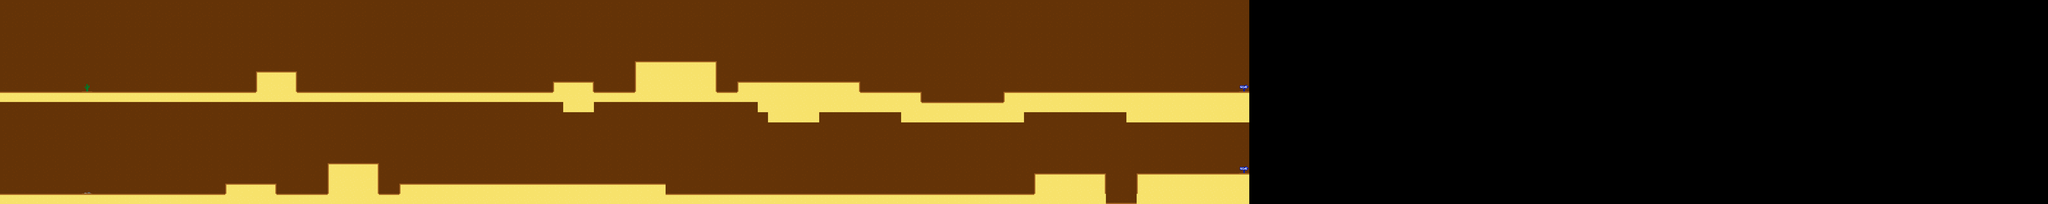

A level layout from a 2D game, rendered from its tile map. Below: a short description, then the map file with tile-grid data replaced by summaries:
An orthogonal 200x20 tile map with 64x64 px tiles, 2 tile layers (Background, Kachelebene 1) and 19 objects (goal).

<map version="1.0" tiledversion="1.1.0" orientation="orthogonal" renderorder="right-down" width="200" height="20" tilewidth="64" tileheight="64" infinite="0" nextobjectid="35">
 <tileset firstgid="1" source="level.tsx" />
 <layer name="Background" width="200" height="20">
  <data>[4000 cells, 2440 non-empty, 9 distinct tile ids]</data>
 </layer>
 <layer name="Kachelebene 1" width="200" height="20">
  <data>[4000 cells, 450 non-empty, 10 distinct tile ids]</data>
 </layer>
 <objectgroup name="Collision">
  <object id="15" x="3520" y="640" width="192" height="64" />
  <object id="16" x="3456" y="512" width="256" height="64" />
  <object id="17" x="3968" y="384" width="512" height="192" />
  <object id="18" x="4608" y="512" width="768" height="64" />
  <object id="19" x="4800" y="704" width="320" height="64" />
  <object id="20" x="4736" y="640" width="3072" height="64" />
  <object id="21" x="5632" y="704" width="768" height="64" />
  <object id="22" x="7040" y="704" width="768" height="64" />
  <object id="23" x="6272" y="576" width="1536" height="64" />
  <object id="24" x="-5.45455" y="581.818" width="5760" height="64" />
  <object id="25" x="1600" y="448" width="256" height="128" />
  <object id="27" x="0" y="1216" width="7808" height="64" />
  <object id="28" x="7104" y="1088" width="704" height="128" />
  <object id="29" x="6464" y="1088" width="448" height="128" />
  <object id="30" x="2496" y="1152" width="1664" height="64" />
  <object id="31" x="2048" y="1024" width="320" height="192" />
  <object id="32" x="1408" y="1152" width="320" height="64" />
  <object id="33" name="goal" x="7744" y="0" width="64" height="1280" />
  <object id="34" x="6336" y="0" width="1472" height="64" />
 </objectgroup>
</map>
